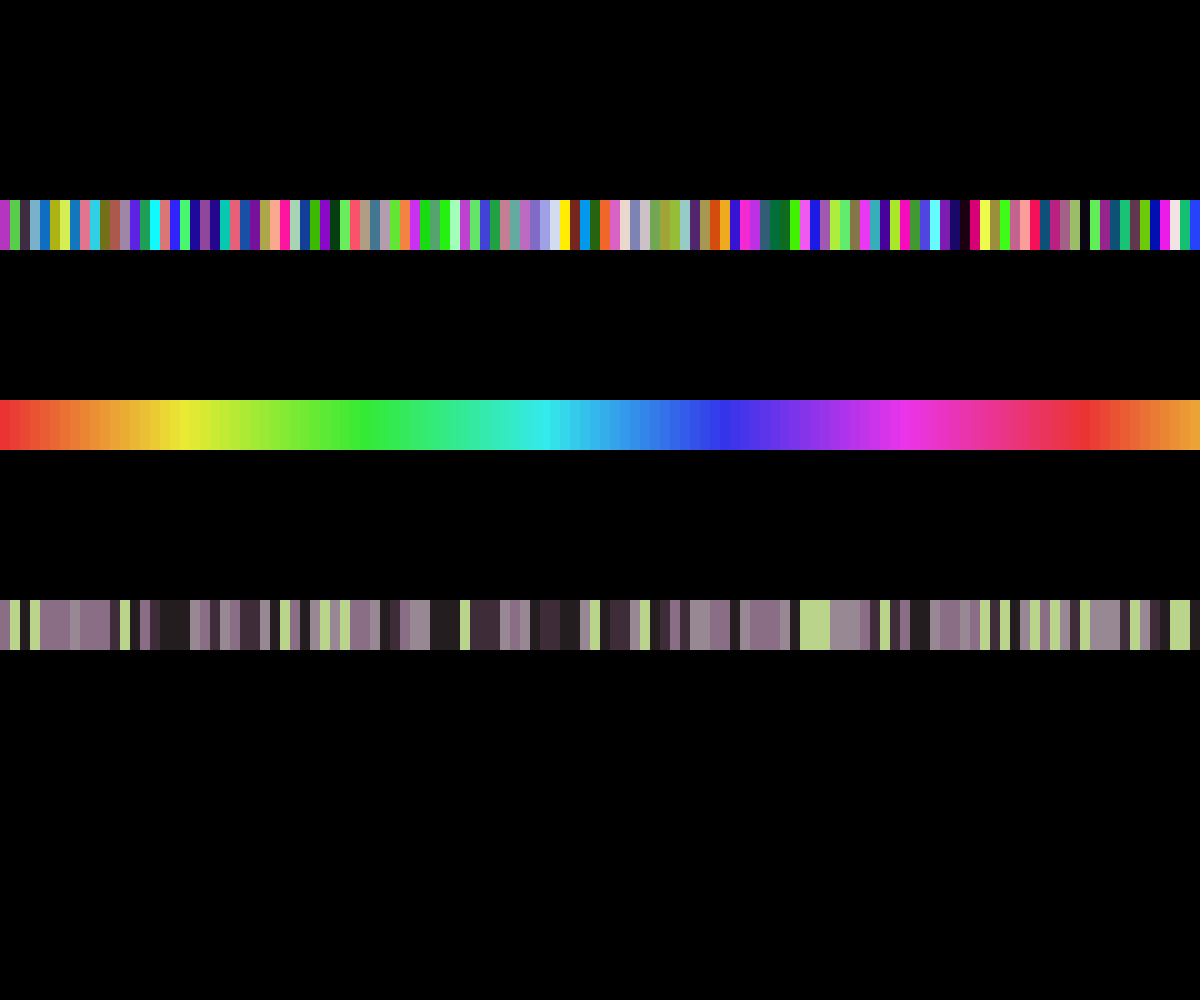
Frame 1 (no input)
Frame 60 (no input): identical to frame 1, image omitted
Frame 120 (the mouse pressed at the canvas centre since frame 60): identical to frame 1, image omitted

The p5.js sketch that drew this single still picture (run headless with seeded random() and noise() and a simulated clock; from frame 60 on, the mouse is pressed at the canvas centre):

// p5.js sketch
// ── sketch.js
//Color Solutions Demo

let rectWidth = 10;
let rectHeight = 50;
let colors = ["#BAD48B", "#988893", "#8A6E85", "#3E2C38", "#231D1F"];

function setup() {
  createCanvas(windowWidth, windowHeight);
  background(0);
  noStroke();
  drawRowRGB(height * 0.2);
  drawRowHSB(height * 0.4);
  drawRowCustom(height * 0.6);
}

function draw() {

}

//RGB Color Method
function drawRowRGB(yPos) {
  colorMode(RGB);
  for (let x = 0; x < width; x += rectWidth) {
    fill(random(255), random(255), random(255));
    rect(x, yPos, rectWidth, rectHeight);
  }
}

//HSB Color Method
function drawRowHSB(yPos) {
  colorMode(HSB, 360);
  for (let x = 0; x < width; x += rectWidth) {
    //fill (HUE, SATURATION, BRIGHTNESS)
    fill(x / 3 % 360, 280, 330);
    rect(x, yPos, rectWidth, rectHeight);
  }
}

function drawRowCustom(yPos) {
  colorMode(RGB);
  let counter = 0;
  for (let x = 0; x < width; x += rectWidth) {
    //fill(colors[counter%5]);
    fill(colors[int(random(colors.length))]);
    rect(x, yPos, rectWidth, rectHeight);
    counter ++;
  }
}
